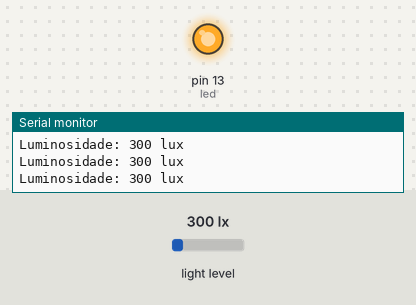
Bench run of a sketch on a simulated Arduino Uno, built with avr-gcc and run on an emulated ATmega328P. Shown: output pins drawn as LEDs (lit = HIGH), the last lines printed to the serial monitor. The inputs (shaded band) are chosen by the test bench; at power-on: light level 300 lx.

Above: at 1.5 s.
1.6 s: light level set to 383 lx
3.4 s: light level set to 434 lx
At 4.4 s:
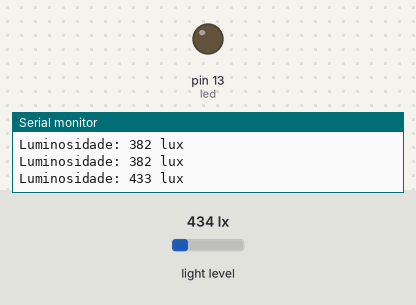
5.2 s: light level set to 40 lx
At 7.1 s:
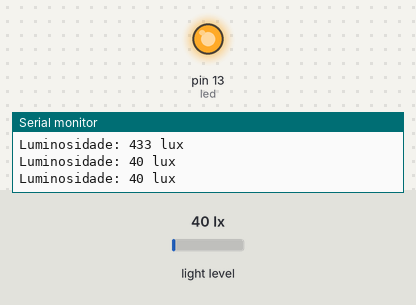
7.4 s: light level set to 500 lx
At 8.8 s:
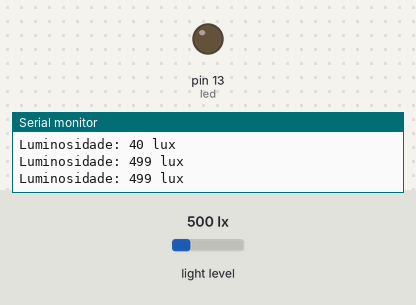
Timing chart, 0 to 9.9 s (numbered marks = the images above; inputs shaded):
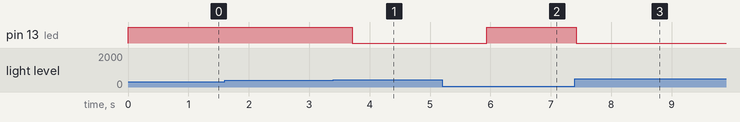

The sketch:

arduino155_WR_source.ino
```cpp
/* ========================================================================================================

   Curso de Arduino e AVR 155

   WR Kits Channel


   Medidor de Luz (luxímetro)


   Autor: Eng. Wagner Rambo  Data: Janeiro de 2018

   www.wrkits.com.br | facebook.com/wrkits | youtube.com/user/canalwrkits


======================================================================================================== */


// ========================================================================================================
// --- Bibliotecas Auxiliares ---
#include <Wire.h>
#include <BH1750.h>


// ========================================================================================================
// --- Mapeamento de Hardware ---
#define   led   13


// ========================================================================================================
// --- Definição de Objetos ---
BH1750 lightMeter;


// ========================================================================================================
// --- Configurações Iniciais ---
void setup()
{
  Serial.begin(9600);

  Wire.begin();

  pinMode(led, OUTPUT);
  digitalWrite(led, LOW);

  lightMeter.begin();

} //end setup


// ========================================================================================================
// --- Loop Infinito ---
void loop()
{

  unsigned lux = lightMeter.readLightLevel();


  Serial.print("Luminosidade: ");
  Serial.print(lux);
  Serial.println(" lux");

  if(lux < 400) digitalWrite(led, HIGH);
  else          digitalWrite(led,  LOW);

  delay(741);


} //end loop
```

Measured:
- the behaviour switches between 400 and 401 lx on light level (found by bisection; images 0 and 1)
- after the input at 3.4 s, pin 13 (led): HIGH → LOW after 0.31 s
- after the input at 5.2 s, pin 13 (led): LOW → HIGH after 0.74 s
- after the input at 7.4 s, pin 13 (led): HIGH → LOW at once
